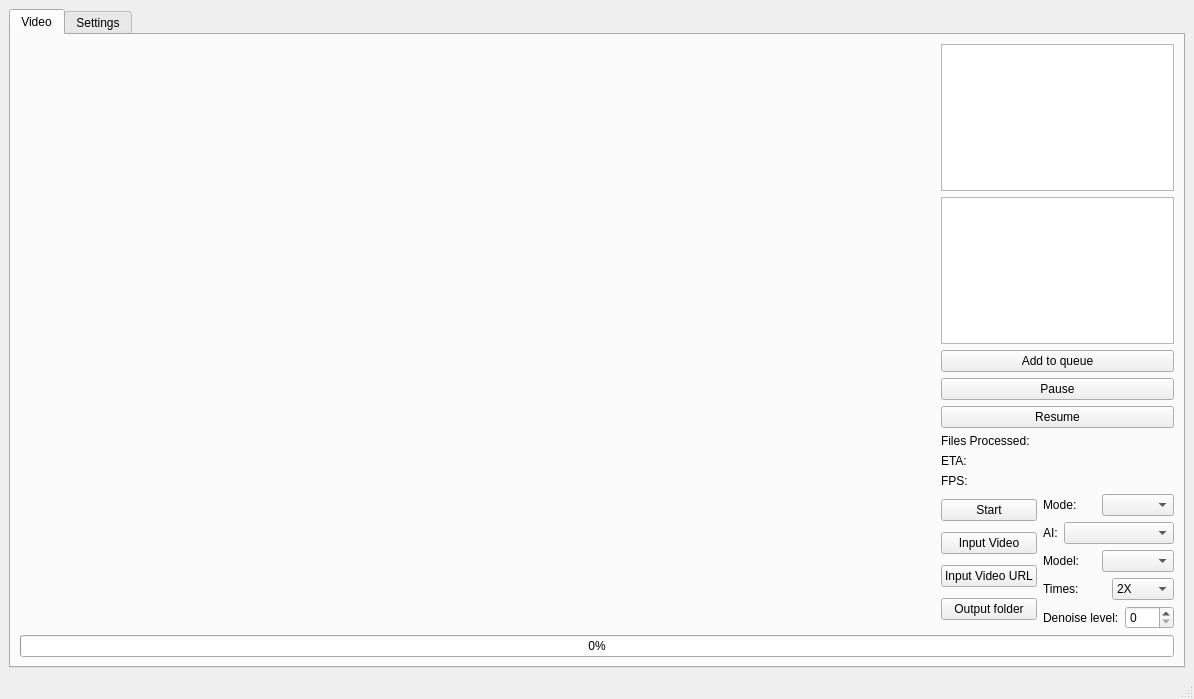
<?xml version="1.0" encoding="UTF-8"?>
<ui version="4.0">
 <class>MainWindow</class>
 <widget class="QMainWindow" name="MainWindow">
  <property name="geometry">
   <rect>
    <x>0</x>
    <y>0</y>
    <width>1194</width>
    <height>699</height>
   </rect>
  </property>
  <property name="windowTitle">
   <string>REAL Video Enhancer</string>
  </property>
  <widget class="QWidget" name="centralwidget">
   <layout class="QGridLayout" name="gridLayout_2">
    <item row="0" column="1">
     <widget class="QTabWidget" name="verticalTabWidget">
      <property name="currentIndex">
       <number>0</number>
      </property>
      <widget class="QWidget" name="Video">
       <attribute name="title">
        <string>Video</string>
       </attribute>
       <layout class="QVBoxLayout" name="verticalLayout">
        <item>
         <layout class="QHBoxLayout" name="horizontalLayout_3">
          <property name="spacing">
           <number>6</number>
          </property>
          <item>
           <widget class="QFrame" name="frame">
            <property name="frameShape">
             <enum>QFrame::NoFrame</enum>
            </property>
            <property name="frameShadow">
             <enum>QFrame::Raised</enum>
            </property>
            <property name="lineWidth">
             <number>0</number>
            </property>
            <layout class="QVBoxLayout" name="verticalLayout_6">
             <property name="spacing">
              <number>0</number>
             </property>
             <property name="leftMargin">
              <number>0</number>
             </property>
             <property name="topMargin">
              <number>0</number>
             </property>
             <property name="rightMargin">
              <number>0</number>
             </property>
             <property name="bottomMargin">
              <number>0</number>
             </property>
             <item>
              <widget class="QLabel" name="imagePreview">
               <property name="text">
                <string/>
               </property>
              </widget>
             </item>
             <item>
              <widget class="QFrame" name="imageSpacerFrame">
               <property name="frameShape">
                <enum>QFrame::NoFrame</enum>
               </property>
               <property name="frameShadow">
                <enum>QFrame::Raised</enum>
               </property>
               <property name="lineWidth">
                <number>0</number>
               </property>
               <layout class="QVBoxLayout" name="verticalLayout_11">
                <property name="spacing">
                 <number>0</number>
                </property>
                <property name="leftMargin">
                 <number>0</number>
                </property>
                <property name="topMargin">
                 <number>0</number>
                </property>
                <property name="rightMargin">
                 <number>0</number>
                </property>
                <property name="bottomMargin">
                 <number>0</number>
                </property>
                <item>
                 <layout class="QFormLayout" name="imageFormLayout"/>
                </item>
                <item>
                 <spacer name="imageSpacer">
                  <property name="orientation">
                   <enum>Qt::Horizontal</enum>
                  </property>
                  <property name="sizeType">
                   <enum>QSizePolicy::Expanding</enum>
                  </property>
                  <property name="sizeHint" stdset="0">
                   <size>
                    <width>5000</width>
                    <height>20</height>
                   </size>
                  </property>
                 </spacer>
                </item>
               </layout>
              </widget>
             </item>
             <item>
              <widget class="QLabel" name="centerLabel">
               <property name="text">
                <string/>
               </property>
              </widget>
             </item>
            </layout>
            <zorder>centerLabel</zorder>
            <zorder>imagePreview</zorder>
            <zorder>imageSpacerFrame</zorder>
           </widget>
          </item>
          <item>
           <layout class="QVBoxLayout" name="verticalLayout_2">
            <property name="sizeConstraint">
             <enum>QLayout::SetDefaultConstraint</enum>
            </property>
            <item>
             <layout class="QHBoxLayout" name="horizontalLayout_2">
              <item>
               <layout class="QVBoxLayout" name="verticalLayout_8">
                <item>
                 <widget class="QTextEdit" name="logsPreview">
                  <property name="font">
                   <font>
                    <pointsize>12</pointsize>
                   </font>
                  </property>
                  <property name="readOnly">
                   <bool>true</bool>
                  </property>
                 </widget>
                </item>
                <item>
                 <widget class="QListWidget" name="QueueListWidget"/>
                </item>
                <item>
                 <widget class="QPushButton" name="QueueButton">
                  <property name="text">
                   <string>Add to queue</string>
                  </property>
                 </widget>
                </item>
                <item>
                 <widget class="QPushButton" name="RifePause">
                  <property name="text">
                   <string>Pause</string>
                  </property>
                 </widget>
                </item>
                <item>
                 <widget class="QPushButton" name="RifeResume">
                  <property name="text">
                   <string>Resume</string>
                  </property>
                 </widget>
                </item>
                <item>
                 <widget class="QLabel" name="processedPreview">
                  <property name="text">
                   <string>Files Processed: </string>
                  </property>
                 </widget>
                </item>
                <item>
                 <widget class="QLabel" name="ETAPreview">
                  <property name="text">
                   <string>ETA: </string>
                  </property>
                 </widget>
                </item>
                <item>
                 <widget class="QLabel" name="FPSPreview">
                  <property name="text">
                   <string>FPS:</string>
                  </property>
                 </widget>
                </item>
               </layout>
              </item>
             </layout>
            </item>
            <item>
             <layout class="QHBoxLayout" name="horizontalLayout">
              <item>
               <layout class="QVBoxLayout" name="verticalLayout_4">
                <item>
                 <widget class="QPushButton" name="RifeStart">
                  <property name="text">
                   <string>Start</string>
                  </property>
                 </widget>
                </item>
                <item>
                 <widget class="QPushButton" name="Input_video_rife">
                  <property name="text">
                   <string>Input Video</string>
                  </property>
                 </widget>
                </item>
                <item>
                 <widget class="QPushButton" name="Input_video_rife_url">
                  <property name="text">
                   <string>Input Video URL</string>
                  </property>
                 </widget>
                </item>
                <item>
                 <widget class="QPushButton" name="Output_folder_rife">
                  <property name="minimumSize">
                   <size>
                    <width>0</width>
                    <height>0</height>
                   </size>
                  </property>
                  <property name="text">
                   <string>Output folder</string>
                  </property>
                 </widget>
                </item>
               </layout>
              </item>
              <item>
               <layout class="QVBoxLayout" name="verticalLayout_3">
                <property name="sizeConstraint">
                 <enum>QLayout::SetMinimumSize</enum>
                </property>
                <item>
                 <layout class="QHBoxLayout" name="horizontalLayout_19">
                  <item>
                   <widget class="QLabel" name="label_21">
                    <property name="text">
                     <string>Mode:</string>
                    </property>
                   </widget>
                  </item>
                  <item>
                   <widget class="QComboBox" name="modeCombo">
                    <property name="minimumSize">
                     <size>
                      <width>0</width>
                      <height>0</height>
                     </size>
                    </property>
                   </widget>
                  </item>
                 </layout>
                </item>
                <item>
                 <layout class="QHBoxLayout" name="horizontalLayout_5">
                  <item>
                   <widget class="QLabel" name="label_11">
                    <property name="text">
                     <string>AI:</string>
                    </property>
                   </widget>
                  </item>
                  <item>
                   <widget class="QComboBox" name="AICombo">
                    <property name="minimumSize">
                     <size>
                      <width>110</width>
                      <height>0</height>
                     </size>
                    </property>
                   </widget>
                  </item>
                 </layout>
                </item>
                <item>
                 <layout class="QHBoxLayout" name="horizontalLayout_6">
                  <item>
                   <widget class="QLabel" name="label_12">
                    <property name="text">
                     <string>Model:</string>
                    </property>
                   </widget>
                  </item>
                  <item>
                   <widget class="QComboBox" name="Rife_Model">
                    <property name="minimumSize">
                     <size>
                      <width>0</width>
                      <height>0</height>
                     </size>
                    </property>
                   </widget>
                  </item>
                 </layout>
                </item>
                <item>
                 <layout class="QHBoxLayout" name="horizontalLayout_7">
                  <item>
                   <widget class="QLabel" name="label_14">
                    <property name="text">
                     <string>Times:</string>
                    </property>
                   </widget>
                  </item>
                  <item>
                   <widget class="QComboBox" name="Rife_Times">
                    <property name="minimumSize">
                     <size>
                      <width>0</width>
                      <height>0</height>
                     </size>
                    </property>
                    <item>
                     <property name="text">
                      <string>2X</string>
                     </property>
                    </item>
                    <item>
                     <property name="text">
                      <string>4X</string>
                     </property>
                    </item>
                    <item>
                     <property name="text">
                      <string>8X</string>
                     </property>
                    </item>
                   </widget>
                  </item>
                 </layout>
                </item>
                <item>
                 <layout class="QHBoxLayout" name="horizontalLayout_8">
                  <item>
                   <widget class="QLabel" name="denoiseLevelLabel">
                    <property name="text">
                     <string>Denoise level:</string>
                    </property>
                   </widget>
                  </item>
                  <item>
                   <widget class="QSpinBox" name="denoiseLevelSpinBox">
                    <property name="minimumSize">
                     <size>
                      <width>0</width>
                      <height>0</height>
                     </size>
                    </property>
                    <property name="minimum">
                     <number>0</number>
                    </property>
                    <property name="maximum">
                     <number>3</number>
                    </property>
                   </widget>
                  </item>
                 </layout>
                </item>
               </layout>
              </item>
             </layout>
            </item>
           </layout>
          </item>
         </layout>
        </item>
        <item>
         <widget class="QProgressBar" name="RifePB">
          <property name="value">
           <number>0</number>
          </property>
         </widget>
        </item>
       </layout>
      </widget>
      <widget class="QWidget" name="Settings">
       <attribute name="title">
        <string>Settings</string>
       </attribute>
       <layout class="QVBoxLayout" name="verticalLayout">
        <item>
         <layout class="QGridLayout" name="settingsGridLayout">
          <item row="1" column="1">
           <widget class="QListWidget" name="SettingsMenus">
            <property name="maximumSize">
             <size>
              <width>200</width>
              <height>16777215</height>
             </size>
            </property>
            <property name="iconSize">
             <size>
              <width>50</width>
              <height>40</height>
             </size>
            </property>
            <property name="spacing">
             <number>10</number>
            </property>
            <item>
             <property name="text">
              <string>General</string>
             </property>
             <property name="font">
              <font>
               <pointsize>17</pointsize>
              </font>
             </property>
            </item>
            <item>
             <property name="text">
              <string>Render Options</string>
             </property>
             <property name="font">
              <font>
               <pointsize>17</pointsize>
              </font>
             </property>
            </item>
            <item>
             <property name="text">
              <string>Video Options</string>
             </property>
             <property name="font">
              <font>
               <pointsize>17</pointsize>
              </font>
             </property>
            </item>
            <item>
             <property name="text">
              <string>Manage Models</string>
             </property>
             <property name="font">
              <font>
               <pointsize>17</pointsize>
              </font>
             </property>
            </item>
           </widget>
          </item>
          <item row="1" column="2">
           <layout class="QGridLayout" name="gridLayout_3">
            <item row="1" column="4">
             <layout class="QVBoxLayout" name="verticalLayout_5"/>
            </item>
            <item row="1" column="0">
             <widget class="QFrame" name="RenderOptionsFrame">
              <property name="frameShape">
               <enum>QFrame::StyledPanel</enum>
              </property>
              <property name="frameShadow">
               <enum>QFrame::Raised</enum>
              </property>
              <layout class="QGridLayout" name="gridLayout_5">
               <item row="2" column="4">
                <widget class="QPushButton" name="vramAmountHelpButton">
                 <property name="text">
                  <string/>
                 </property>
                 <property name="icon">
                  <iconset>
                   <normaloff>icons/Rife-ESRGAN-Video-Settings - Help.png</normaloff>icons/Rife-ESRGAN-Video-Settings - Help.png</iconset>
                 </property>
                </widget>
               </item>
               <item row="6" column="5">
                <widget class="QSpinBox" name="frameIncrementSpinBox">
                 <property name="minimum">
                  <number>10</number>
                 </property>
                 <property name="maximum">
                  <number>10000</number>
                 </property>
                </widget>
               </item>
               <item row="3" column="3">
                <widget class="QLabel" name="label_4">
                 <property name="text">
                  <string>Image Type</string>
                 </property>
                </widget>
               </item>
               <item row="4" column="4">
                <widget class="QPushButton" name="renderTypeHelpButton">
                 <property name="text">
                  <string/>
                 </property>
                 <property name="icon">
                  <iconset>
                   <normaloff>../.REAL-Video-Enhancer/icons/Rife-ESRGAN-Video-Settings - Help.png</normaloff>../.REAL-Video-Enhancer/icons/Rife-ESRGAN-Video-Settings - Help.png</iconset>
                 </property>
                </widget>
               </item>
               <item row="1" column="3">
                <widget class="QLabel" name="RenderPathLabel">
                 <property name="text">
                  <string>Render Directory:</string>
                 </property>
                </widget>
               </item>
               <item row="2" column="3">
                <widget class="QLabel" name="label_5">
                 <property name="text">
                  <string>VRAM amount</string>
                 </property>
                </widget>
               </item>
               <item row="4" column="5">
                <widget class="QComboBox" name="renderTypeCombo">
                 <item>
                  <property name="text">
                   <string>Classic</string>
                  </property>
                 </item>
                 <item>
                  <property name="text">
                   <string>Optimized</string>
                  </property>
                 </item>
                </widget>
               </item>
               <item row="4" column="3">
                <widget class="QLabel" name="label_6">
                 <property name="text">
                  <string>Render Type</string>
                 </property>
                </widget>
               </item>
               <item row="3" column="5">
                <widget class="QComboBox" name="imageComboBox">
                 <item>
                  <property name="text">
                   <string>.jpg</string>
                  </property>
                 </item>
                 <item>
                  <property name="text">
                   <string>.png</string>
                  </property>
                 </item>
                 <item>
                  <property name="text">
                   <string>.webp</string>
                  </property>
                 </item>
                </widget>
               </item>
               <item row="1" column="5">
                <widget class="QPushButton" name="RenderDirButton">
                 <property name="text">
                  <string>Render Directory</string>
                 </property>
                </widget>
               </item>
               <item row="3" column="4">
                <widget class="QPushButton" name="imageHelpButton">
                 <property name="text">
                  <string/>
                 </property>
                 <property name="icon">
                  <iconset>
                   <normaloff>icons/Rife-ESRGAN-Video-Settings - Help.png</normaloff>icons/Rife-ESRGAN-Video-Settings - Help.png</iconset>
                 </property>
                </widget>
               </item>
               <item row="2" column="5">
                <widget class="QSpinBox" name="vramAmountSpinbox">
                 <property name="suffix">
                  <string> GB</string>
                 </property>
                </widget>
               </item>
               <item row="7" column="5">
                <spacer name="horizontalSpacer">
                 <property name="orientation">
                  <enum>Qt::Horizontal</enum>
                 </property>
                 <property name="sizeHint" stdset="0">
                  <size>
                   <width>40</width>
                   <height>20</height>
                  </size>
                 </property>
                </spacer>
               </item>
               <item row="6" column="3">
                <widget class="QLabel" name="label_7">
                 <property name="text">
                  <string>Frame Increments</string>
                 </property>
                </widget>
               </item>
               <item row="5" column="3">
                <widget class="QLabel" name="label_9">
                 <property name="text">
                  <string>Frame Increments mode</string>
                 </property>
                </widget>
               </item>
               <item row="5" column="5">
                <widget class="QComboBox" name="frameIncrementsModeCombo">
                 <item>
                  <property name="text">
                   <string>Automatic</string>
                  </property>
                 </item>
                 <item>
                  <property name="text">
                   <string>Manual</string>
                  </property>
                 </item>
                </widget>
               </item>
               <item row="5" column="4">
                <widget class="QPushButton" name="frameIncrementHelp">
                 <property name="text">
                  <string/>
                 </property>
                 <property name="icon">
                  <iconset>
                   <normaloff>../.REAL-Video-Enhancer/icons/Rife-ESRGAN-Video-Settings - Help.png</normaloff>../.REAL-Video-Enhancer/icons/Rife-ESRGAN-Video-Settings - Help.png</iconset>
                 </property>
                </widget>
               </item>
              </layout>
             </widget>
            </item>
            <item row="1" column="3">
             <widget class="QFrame" name="VideoOptionsFrame">
              <property name="frameShape">
               <enum>QFrame::StyledPanel</enum>
              </property>
              <property name="frameShadow">
               <enum>QFrame::Raised</enum>
              </property>
              <property name="midLineWidth">
               <number>0</number>
              </property>
              <property name="visable" stdset="0">
               <string>false</string>
              </property>
              <layout class="QGridLayout" name="gridLayout_4">
               <item row="3" column="1">
                <widget class="QPushButton" name="encoderHelpButton">
                 <property name="text">
                  <string/>
                 </property>
                </widget>
               </item>
               <item row="3" column="0">
                <widget class="QLabel" name="label_2">
                 <property name="text">
                  <string>Encoder</string>
                 </property>
                </widget>
               </item>
               <item row="0" column="2">
                <widget class="QComboBox" name="VidQualityCombo">
                 <item>
                  <property name="text">
                   <string>Low</string>
                  </property>
                 </item>
                 <item>
                  <property name="text">
                   <string>Medium</string>
                  </property>
                 </item>
                 <item>
                  <property name="text">
                   <string>High</string>
                  </property>
                 </item>
                 <item>
                  <property name="text">
                   <string>Very High</string>
                  </property>
                 </item>
                 <item>
                  <property name="text">
                   <string>Lossless</string>
                  </property>
                 </item>
                </widget>
               </item>
               <item row="2" column="2">
                <widget class="QLineEdit" name="sceneChangeLineEdit">
                 <property name="text">
                  <string/>
                 </property>
                 <property name="maxLength">
                  <number>1</number>
                 </property>
                </widget>
               </item>
               <item row="2" column="0">
                <widget class="QLabel" name="label_3">
                 <property name="maximumSize">
                  <size>
                   <width>16777215</width>
                   <height>18</height>
                  </size>
                 </property>
                 <property name="text">
                  <string>Scene Change Detection Sensativity</string>
                 </property>
                </widget>
               </item>
               <item row="0" column="0">
                <widget class="QLabel" name="label">
                 <property name="text">
                  <string>Video Output Quality</string>
                 </property>
                </widget>
               </item>
               <item row="3" column="2">
                <widget class="QComboBox" name="EncoderCombo">
                 <item>
                  <property name="text">
                   <string>.264</string>
                  </property>
                 </item>
                 <item>
                  <property name="text">
                   <string>.265</string>
                  </property>
                 </item>
                </widget>
               </item>
               <item row="2" column="1">
                <widget class="QPushButton" name="sceneChangeSensativityButton">
                 <property name="enabled">
                  <bool>true</bool>
                 </property>
                 <property name="text">
                  <string/>
                 </property>
                 <property name="icon">
                  <iconset theme="dialog-information">
                   <normaloff>../.designer/backup</normaloff>../.designer/backup</iconset>
                 </property>
                </widget>
               </item>
               <item row="1" column="0">
                <widget class="QLabel" name="label_10">
                 <property name="text">
                  <string/>
                 </property>
                </widget>
               </item>
               <item row="1" column="2">
                <widget class="QCheckBox" name="sceneChangeDetectionCheckBox">
                 <property name="text">
                  <string>Scene Change Detection</string>
                 </property>
                 <property name="tristate">
                  <bool>false</bool>
                 </property>
                </widget>
               </item>
              </layout>
             </widget>
            </item>
            <item row="0" column="0">
             <widget class="QFrame" name="GeneralOptionsFrame">
              <property name="frameShape">
               <enum>QFrame::StyledPanel</enum>
              </property>
              <property name="frameShadow">
               <enum>QFrame::Raised</enum>
              </property>
              <layout class="QFormLayout" name="formLayout">
               <item row="1" column="1">
                <widget class="QCheckBox" name="DiscordRPCBox">
                 <property name="text">
                  <string>Discord Rich Presence</string>
                 </property>
                </widget>
               </item>
               <item row="6" column="1">
                <widget class="QPushButton" name="OutputDirectoryButton">
                 <property name="text">
                  <string>Output Directory</string>
                 </property>
                </widget>
               </item>
               <item row="6" column="0">
                <widget class="QLabel" name="OutputDirectoryLabel">
                 <property name="text">
                  <string>TextLabel</string>
                 </property>
                </widget>
               </item>
               <item row="9" column="1">
                <widget class="QPushButton" name="resetSettingsButton">
                 <property name="text">
                  <string>Reset Settings</string>
                 </property>
                </widget>
               </item>
               <item row="5" column="1">
                <spacer name="horizontalSpacer_2">
                 <property name="orientation">
                  <enum>Qt::Horizontal</enum>
                 </property>
                 <property name="sizeHint" stdset="0">
                  <size>
                   <width>40</width>
                   <height>20</height>
                  </size>
                 </property>
                </spacer>
               </item>
               <item row="8" column="1">
                <spacer name="horizontalSpacer_3">
                 <property name="orientation">
                  <enum>Qt::Horizontal</enum>
                 </property>
                 <property name="sizeHint" stdset="0">
                  <size>
                   <width>40</width>
                   <height>20</height>
                  </size>
                 </property>
                </spacer>
               </item>
               <item row="7" column="1">
                <spacer name="verticalSpacer">
                 <property name="orientation">
                  <enum>Qt::Vertical</enum>
                 </property>
                 <property name="sizeHint" stdset="0">
                  <size>
                   <width>20</width>
                   <height>40</height>
                  </size>
                 </property>
                </spacer>
               </item>
               <item row="4" column="1">
                <spacer name="verticalSpacer_2">
                 <property name="orientation">
                  <enum>Qt::Vertical</enum>
                 </property>
                 <property name="sizeHint" stdset="0">
                  <size>
                   <width>20</width>
                   <height>40</height>
                  </size>
                 </property>
                </spacer>
               </item>
               <item row="0" column="1">
                <spacer name="verticalSpacer_3">
                 <property name="orientation">
                  <enum>Qt::Vertical</enum>
                 </property>
                 <property name="sizeHint" stdset="0">
                  <size>
                   <width>20</width>
                   <height>40</height>
                  </size>
                 </property>
                </spacer>
               </item>
               <item row="10" column="1">
                <spacer name="verticalSpacer_4">
                 <property name="orientation">
                  <enum>Qt::Vertical</enum>
                 </property>
                 <property name="sizeHint" stdset="0">
                  <size>
                   <width>20</width>
                   <height>40</height>
                  </size>
                 </property>
                </spacer>
               </item>
               <item row="2" column="1">
                <spacer name="verticalSpacer_5">
                 <property name="orientation">
                  <enum>Qt::Vertical</enum>
                 </property>
                 <property name="sizeHint" stdset="0">
                  <size>
                   <width>20</width>
                   <height>40</height>
                  </size>
                 </property>
                </spacer>
               </item>
               <item row="3" column="0">
                <widget class="QLabel" name="label_8">
                 <property name="text">
                  <string>Theme</string>
                 </property>
                </widget>
               </item>
               <item row="3" column="1">
                <widget class="QComboBox" name="themeCombo">
                 <item>
                  <property name="text">
                   <string>Dark</string>
                  </property>
                 </item>
                 <item>
                  <property name="text">
                   <string>Flashbang</string>
                  </property>
                 </item>
                </widget>
               </item>
              </layout>
             </widget>
            </item>
            <item row="0" column="3">
             <widget class="QFrame" name="InstallModelsFrame">
              <property name="frameShape">
               <enum>QFrame::StyledPanel</enum>
              </property>
              <property name="frameShadow">
               <enum>QFrame::Raised</enum>
              </property>
              <layout class="QGridLayout" name="gridLayout">
               <item row="3" column="0">
                <widget class="QLabel" name="label_13">
                 <property name="maximumSize">
                  <size>
                   <width>16777215</width>
                   <height>20</height>
                  </size>
                 </property>
                 <property name="text">
                  <string>Available Models:</string>
                 </property>
                </widget>
               </item>
               <item row="6" column="0">
                <widget class="QPushButton" name="InstallButton">
                 <property name="text">
                  <string>Install/Remove</string>
                 </property>
                </widget>
               </item>
               <item row="0" column="0">
                <widget class="QLabel" name="label_18">
                 <property name="maximumSize">
                  <size>
                   <width>16777215</width>
                   <height>10</height>
                  </size>
                 </property>
                 <property name="text">
                  <string>Model Defaults</string>
                 </property>
                </widget>
               </item>
               <item row="7" column="0">
                <widget class="QProgressBar" name="installModelsProgressBar">
                 <property name="maximumSize">
                  <size>
                   <width>16777215</width>
                   <height>10</height>
                  </size>
                 </property>
                 <property name="value">
                  <number>0</number>
                 </property>
                 <property name="textVisible">
                  <bool>false</bool>
                 </property>
                 <property name="invertedAppearance">
                  <bool>false</bool>
                 </property>
                 <property name="textDirection">
                  <enum>QProgressBar::TopToBottom</enum>
                 </property>
                </widget>
               </item>
               <item row="4" column="0">
                <layout class="QGridLayout" name="gridLayout_6">
                 <item row="6" column="0">
                  <widget class="QCheckBox" name="Waifu2xCheckBox">
                   <property name="text">
                    <string>Waifu2X</string>
                   </property>
                  </widget>
                 </item>
                 <item row="3" column="0">
                  <widget class="QCheckBox" name="RealCUGANCheckBox">
                   <property name="enabled">
                    <bool>true</bool>
                   </property>
                   <property name="text">
                    <string>RealCUGAN</string>
                   </property>
                  </widget>
                 </item>
                 <item row="4" column="0">
                  <widget class="QCheckBox" name="RifeCheckBox">
                   <property name="text">
                    <string>Rife</string>
                   </property>
                  </widget>
                 </item>
                 <item row="7" column="0">
                  <widget class="QCheckBox" name="CainCheckBox">
                   <property name="enabled">
                    <bool>true</bool>
                   </property>
                   <property name="text">
                    <string>IFRNET</string>
                   </property>
                  </widget>
                 </item>
                 <item row="1" column="0">
                  <widget class="QCheckBox" name="RealESRGANCheckBox">
                   <property name="text">
                    <string>RealESRGAN</string>
                   </property>
                  </widget>
                 </item>
                 <item row="4" column="1">
                  <widget class="QPushButton" name="RifeSettings">
                   <property name="text">
                    <string>Settings</string>
                   </property>
                  </widget>
                 </item>
                </layout>
               </item>
               <item row="1" column="0">
                <layout class="QHBoxLayout" name="horizontalLayout_17">
                 <item>
                  <widget class="QLabel" name="label_19">
                   <property name="text">
                    <string>Default Rife Model:</string>
                   </property>
                  </widget>
                 </item>
                 <item>
                  <widget class="QComboBox" name="defaultRifeModel"/>
                 </item>
                </layout>
               </item>
               <item row="2" column="0">
                <layout class="QHBoxLayout" name="horizontalLayout_18">
                 <item>
                  <widget class="QLabel" name="label_20">
                   <property name="text">
                    <string>Import ESRGAN Model</string>
                   </property>
                  </widget>
                 </item>
                 <item>
                  <widget class="QPushButton" name="esrganHelpModel">
                   <property name="maximumSize">
                    <size>
                     <width>40</width>
                     <height>16777215</height>
                    </size>
                   </property>
                   <property name="text">
                    <string/>
                   </property>
                  </widget>
                 </item>
                 <item>
                  <widget class="QPushButton" name="ESRGANModelSelectButton">
                   <property name="text">
                    <string>Select Bin/Param file</string>
                   </property>
                  </widget>
                 </item>
                </layout>
               </item>
              </layout>
             </widget>
            </item>
           </layout>
          </item>
         </layout>
        </item>
       </layout>
      </widget>
     </widget>
    </item>
   </layout>
  </widget>
  <widget class="QStatusBar" name="statusbar"/>
 </widget>
 <resources/>
 <connections/>
</ui>
